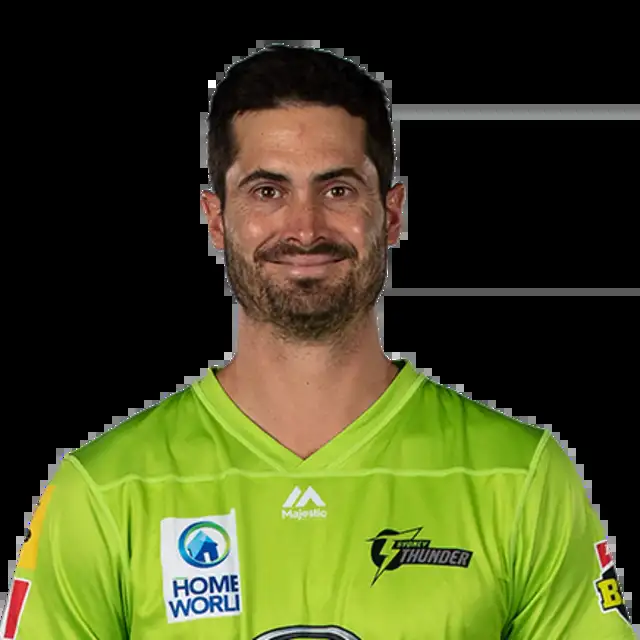
#> input picture player images/All rounder images/Ben cutting.webp, 640 x 640 px
$ python -i fetch_wiki_avatars.py   (imports and definitions only)
#> lines starting #> are read from the running program, lines starting #| are printed output that depends on the picture
import os
import json
import urllib.request
import time
import io
from urllib.parse import quote_plus
from PIL import Image, ImageDraw, ImageFilter
from rembg import remove

OUTPUT_DIR = r"E:\ipl auction\public\assets\player-avatars"
MAP_FILE = r"E:\ipl auction\premium_player_map.json"
MISSING_FILE = r"E:\ipl auction\missing_players.json"

# [12 lines not run here, left out]

def fetch_wikipedia_image(name):
    """Return raw image bytes from Wikipedia for a given player name, or None."""
    query = f"https://en.wikipedia.org/w/api.php?action=query&prop=pageimages&format=json&piprop=original&titles={quote_plus(name)}"
    try:
        req = urllib.request.Request(query, headers={'User-Agent': 'Mozilla/5.0'})
        with urllib.request.urlopen(req, timeout=15) as resp:
            data = json.load(resp)
        pages = data.get('query', {}).get('pages', {})
        for page in pages.values():
            if 'original' in page:
                url = page['original']['source']
                # download image
                req = urllib.request.Request(url, headers={'User-Agent': 'Mozilla/5.0'})
                with urllib.request.urlopen(req, timeout=20) as r:
                    return r.read()
    except Exception as e:
        print(f"  Wiki fetch failed for {name}: {e}")
    return None

def process_avatar(image_data, out_path, size=400):
    try:
        no_bg_bytes = remove(image_data)
        img = Image.open(io.BytesIO(no_bg_bytes)).convert('RGBA')
        # Centered square crop (biased to top for face)
        w, h = img.size
        side = min(w, h)
        top = int(max(0, (h - side) * 0.2))
        left = int((w - side) / 2)
        crop = img.crop((left, top, left + side, top + side))
        avatar_sz = size - 40
        crop = crop.resize((avatar_sz, avatar_sz), Image.Resampling.LANCZOS)
        # circular mask
        mask = Image.new('L', (avatar_sz, avatar_sz), 0)
        draw = ImageDraw.Draw(mask)
        draw.ellipse((0, 0, avatar_sz, avatar_sz), fill=255)
        circ = Image.new('RGBA', (avatar_sz, avatar_sz), (0,0,0,0))
        circ.paste(crop, (0,0), mask=mask)
        # gold border
        draw = ImageDraw.Draw(circ)
        gold = (212,175,55,255)
        draw.ellipse((1,1,avatar_sz-2,avatar_sz-2), outline=gold, width=3)
        # final canvas with shadow & glow
        final = Image.new('RGBA', (size, size), (0,0,0,0))
        # shadow
        shadow = Image.new('RGBA', (size, size), (0,0,0,0))
        d = ImageDraw.Draw(shadow)
        offset = 20
        d.ellipse((offset, offset, offset+avatar_sz, offset+avatar_sz), fill=(0,0,0,160))
        d.ellipse((offset, offset, offset+avatar_sz, offset+avatar_sz), outline=(56,189,248,100), width=8)
        shadow = shadow.filter(ImageFilter.GaussianBlur(10))
        final.paste(shadow, (0,0), shadow)
        final.paste(circ, (20,20), circ)
        final.save(out_path, 'PNG')
        return True
    except Exception as e:
        print(f"  Avatar processing error for {out_path}: {e}")
        return False

success = 0
failed = []
# [28 lines not run here, left out]

>>> import cv2
>>> picture = cv2.imread('player images/All rounder images/Ben cutting.webp', cv2.IMREAD_GRAYSCALE)
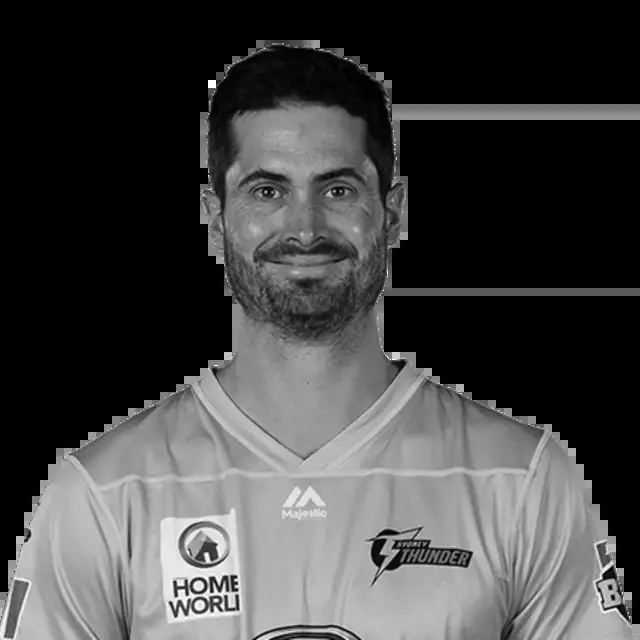
#> picture: shape (640, 640); min 0, max 255, mean 68.3
>>> result = process_avatar(picture, 'out.png')
#> (the run stopped early here; a loop or call above may not have finished)
